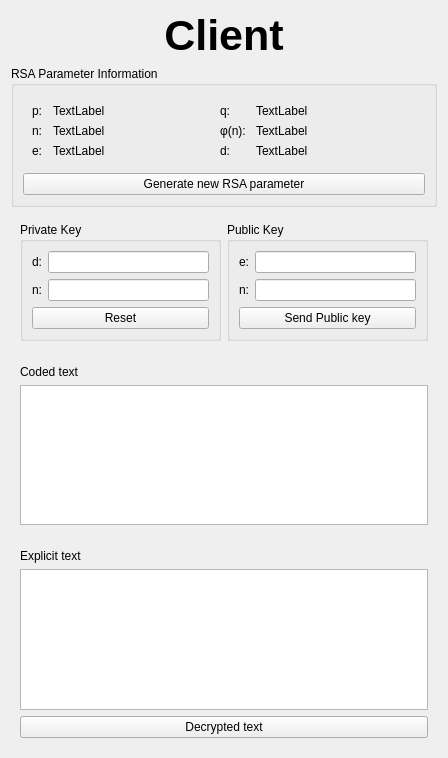
<?xml version="1.0" encoding="UTF-8"?>
<ui version="4.0">
 <class>client</class>
 <widget class="QWidget" name="client">
  <property name="geometry">
   <rect>
    <x>0</x>
    <y>0</y>
    <width>448</width>
    <height>758</height>
   </rect>
  </property>
  <property name="windowTitle">
   <string>client</string>
  </property>
  <layout class="QVBoxLayout" name="verticalLayout_3">
   <item>
    <widget class="QLabel" name="label_13">
     <property name="font">
      <font>
       <pointsize>32</pointsize>
       <bold>true</bold>
      </font>
     </property>
     <property name="text">
      <string>Client</string>
     </property>
     <property name="alignment">
      <set>Qt::AlignCenter</set>
     </property>
    </widget>
   </item>
   <item>
    <widget class="QGroupBox" name="groupBox">
     <property name="title">
      <string>RSA Parameter Information</string>
     </property>
     <layout class="QVBoxLayout" name="verticalLayout_4">
      <item>
       <widget class="QWidget" name="widget_5" native="true">
        <layout class="QGridLayout" name="gridLayout_4">
         <item row="0" column="0">
          <widget class="QLabel" name="label">
           <property name="maximumSize">
            <size>
             <width>15</width>
             <height>16777215</height>
            </size>
           </property>
           <property name="text">
            <string>p:</string>
           </property>
          </widget>
         </item>
         <item row="0" column="1">
          <widget class="QLabel" name="label_7">
           <property name="text">
            <string>TextLabel</string>
           </property>
          </widget>
         </item>
         <item row="0" column="2">
          <widget class="QLabel" name="label_2">
           <property name="text">
            <string>q:</string>
           </property>
          </widget>
         </item>
         <item row="0" column="3">
          <widget class="QLabel" name="label_12">
           <property name="text">
            <string>TextLabel</string>
           </property>
          </widget>
         </item>
         <item row="1" column="0">
          <widget class="QLabel" name="label_3">
           <property name="maximumSize">
            <size>
             <width>15</width>
             <height>16777215</height>
            </size>
           </property>
           <property name="text">
            <string>n:</string>
           </property>
          </widget>
         </item>
         <item row="1" column="1">
          <widget class="QLabel" name="label_8">
           <property name="text">
            <string>TextLabel</string>
           </property>
          </widget>
         </item>
         <item row="1" column="2">
          <widget class="QLabel" name="label_4">
           <property name="maximumSize">
            <size>
             <width>30</width>
             <height>16777215</height>
            </size>
           </property>
           <property name="text">
            <string>φ(n):</string>
           </property>
          </widget>
         </item>
         <item row="1" column="3">
          <widget class="QLabel" name="label_11">
           <property name="text">
            <string>TextLabel</string>
           </property>
          </widget>
         </item>
         <item row="2" column="0">
          <widget class="QLabel" name="label_5">
           <property name="maximumSize">
            <size>
             <width>15</width>
             <height>16777215</height>
            </size>
           </property>
           <property name="text">
            <string>e:</string>
           </property>
          </widget>
         </item>
         <item row="2" column="1">
          <widget class="QLabel" name="label_9">
           <property name="text">
            <string>TextLabel</string>
           </property>
          </widget>
         </item>
         <item row="2" column="2">
          <widget class="QLabel" name="label_6">
           <property name="text">
            <string>d:</string>
           </property>
          </widget>
         </item>
         <item row="2" column="3">
          <widget class="QLabel" name="label_10">
           <property name="text">
            <string>TextLabel</string>
           </property>
          </widget>
         </item>
        </layout>
       </widget>
      </item>
      <item>
       <widget class="QPushButton" name="pushButton">
        <property name="text">
         <string>Generate new RSA parameter</string>
        </property>
       </widget>
      </item>
     </layout>
    </widget>
   </item>
   <item>
    <widget class="QWidget" name="widget" native="true">
     <layout class="QHBoxLayout" name="horizontalLayout">
      <item>
       <widget class="QGroupBox" name="groupBox_2">
        <property name="title">
         <string>Private Key</string>
        </property>
        <layout class="QGridLayout" name="gridLayout_2">
         <item row="2" column="1">
          <widget class="QLineEdit" name="lineEdit_2"/>
         </item>
         <item row="1" column="0">
          <widget class="QLabel" name="label_15">
           <property name="text">
            <string>d:</string>
           </property>
          </widget>
         </item>
         <item row="1" column="1">
          <widget class="QLineEdit" name="lineEdit"/>
         </item>
         <item row="2" column="0">
          <widget class="QLabel" name="label_14">
           <property name="maximumSize">
            <size>
             <width>15</width>
             <height>16777215</height>
            </size>
           </property>
           <property name="text">
            <string>n:</string>
           </property>
          </widget>
         </item>
         <item row="3" column="0" colspan="2">
          <widget class="QPushButton" name="pushButton_4">
           <property name="text">
            <string>Reset</string>
           </property>
          </widget>
         </item>
        </layout>
       </widget>
      </item>
      <item>
       <widget class="QGroupBox" name="groupBox_3">
        <property name="title">
         <string>Public Key</string>
        </property>
        <layout class="QGridLayout" name="gridLayout_3">
         <item row="0" column="0">
          <widget class="QLabel" name="label_19">
           <property name="maximumSize">
            <size>
             <width>15</width>
             <height>16777215</height>
            </size>
           </property>
           <property name="text">
            <string>e:</string>
           </property>
          </widget>
         </item>
         <item row="1" column="0">
          <widget class="QLabel" name="label_20">
           <property name="maximumSize">
            <size>
             <width>15</width>
             <height>16777215</height>
            </size>
           </property>
           <property name="text">
            <string>n:</string>
           </property>
          </widget>
         </item>
         <item row="1" column="1">
          <widget class="QLineEdit" name="lineEdit_4"/>
         </item>
         <item row="0" column="1">
          <widget class="QLineEdit" name="lineEdit_3"/>
         </item>
         <item row="2" column="0" colspan="2">
          <widget class="QPushButton" name="pushButton_2">
           <property name="text">
            <string>Send Public key</string>
           </property>
          </widget>
         </item>
        </layout>
       </widget>
      </item>
     </layout>
    </widget>
   </item>
   <item>
    <widget class="QWidget" name="widget_3" native="true">
     <layout class="QVBoxLayout" name="verticalLayout">
      <item>
       <widget class="QLabel" name="label_22">
        <property name="text">
         <string>Coded text</string>
        </property>
       </widget>
      </item>
      <item>
       <widget class="QTextBrowser" name="textBrowser"/>
      </item>
     </layout>
    </widget>
   </item>
   <item>
    <widget class="QWidget" name="widget_4" native="true">
     <layout class="QVBoxLayout" name="verticalLayout_2">
      <item>
       <widget class="QLabel" name="label_23">
        <property name="text">
         <string>Explicit text</string>
        </property>
       </widget>
      </item>
      <item>
       <widget class="QTextBrowser" name="textBrowser_2"/>
      </item>
      <item>
       <widget class="QPushButton" name="pushButton_3">
        <property name="text">
         <string>Decrypted text</string>
        </property>
       </widget>
      </item>
     </layout>
    </widget>
   </item>
  </layout>
 </widget>
 <resources/>
 <connections/>
</ui>
